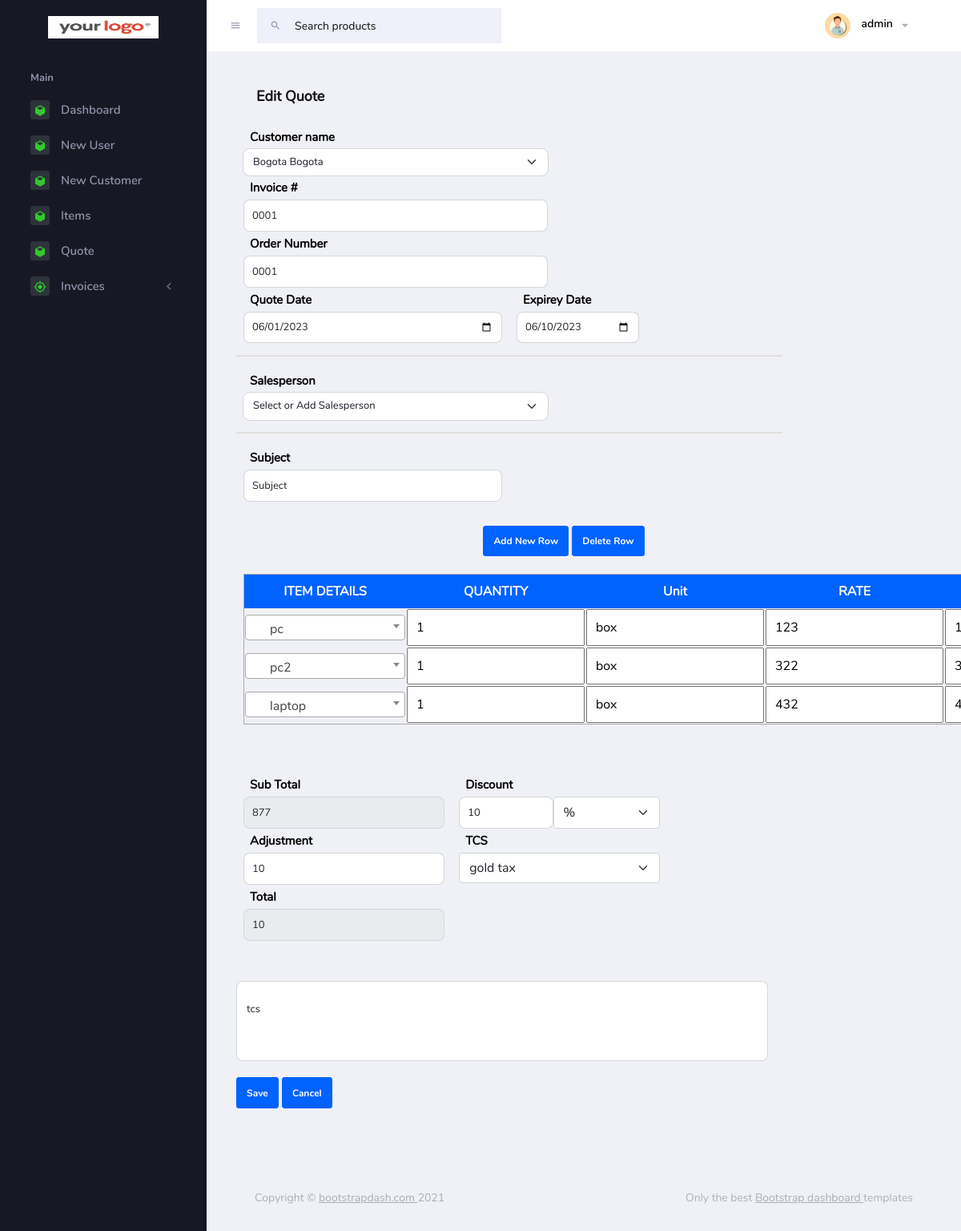
The app's page /pages/quote/editQuote.php?editQuote=1 (signed in) with its own data.
### tables this page shows
CREATE TABLE IF NOT EXISTS `dashboard2_quote` (
  `quote_id` int NOT NULL AUTO_INCREMENT,
  `user_id` int NOT NULL,
  `customerName` varchar(255) NOT NULL,
  `invoice` varchar(255) NOT NULL,
  `orderNumber` varchar(255) NOT NULL,
  `quoteDate` date NOT NULL,
  `expireyDate` date NOT NULL,
  `salesperson` varchar(255) NOT NULL,
  `subject` varchar(255) NOT NULL,
  `subTotal` varchar(255) NOT NULL,
  `Discount` varchar(255) NOT NULL,
  `discount2` varchar(255) NOT NULL,
  `Adjustment` varchar(255) NOT NULL,
  `TCS` varchar(255) NOT NULL,
  `total` varchar(255) NOT NULL,
  `termsAndConditions` varchar(255) NOT NULL,
  `items` json NOT NULL,
  `creation_Date` timestamp NOT NULL DEFAULT CURRENT_TIMESTAMP,
  PRIMARY KEY (`quote_id`)
);

### pages/quote/editQuote.php (the view, shortened to what this page needs)
<?php include('../common/header.php');
include('../database/dbconnect.php');
if (isset($_GET['editQuote'])) {
    $sno = $_GET['editQuote'];
    $sqlQuery = "SELECT * FROM `dashboard2_quote` WHERE quote_id = {$sno}";
    $result2 = mysqli_query($conn, $sqlQuery);
    $row2 = $result2->fetch_assoc();
    $jsonitems = $row2['items'];
    $objitems =  json_decode($jsonitems);
    $arrayitems = get_object_vars($objitems);
}
?>
<body>
    <div class="container-scroller">
        <?php include('../../pages/common/navbar.php'); ?>
        <div class="container-fluid page-body-wrapper">
            <?php include('../../pages/common/sidebar.php'); ?>
            <div class="main-panel">
                <div class="content-wrapper">
                    <div class="page-header">
                        <h3 class="page-title"> Edit Quote </h3>
                    </div>
                    <div class="f-row row">
                        <form class="row" action="../database/quote/editQuote.php?editQuote=<?php echo $sno; ?>" method="post">
                            <div class="col-md-7">
                                <label for="CustomerName" class="form-label">Customer name</label>
                                <select class="form-select form-control" name="CustomerName">
                                    <option selected value="<?php echo $row2["customerName"] ?>"><?php echo $row2["customerName"] ?></option>
                                </select>
                            </div>
                            <div class="col-md-7">
                                <label for="Invoice" class="form-label">Invoice #</label>
                                <input type="number" value="<?php echo $row2["invoice"] ?>" class="form-control" name="Invoice" required>
                            </div>
                            <div class="col-md-7">
                                <label for="OrderNumber" class="form-label">Order Number</label>
                                <input type="number" value="<?php echo $row2["orderNumber"] ?>" class="form-control" name="OrderNumber" require>
                            </div>
                            <div class="col-md-6">
                                <label for="QuoteDate" class="form-label">Quote Date</label>
                                <input type="date" value="<?php echo $row2["quoteDate"] ?>" class="form-control" name="QuoteDate">
                            </div>
                            <div class="col-md-3">
                                <label for="ExpireyDate" class="form-label">Expirey Date</label>
                                <input type="date" value="<?php echo $row2["expireyDate"] ?>" class="form-control" name="ExpireyDate">
                            </div>
                            <div class="btm-bdr"></div>
                            <div class="col-md-7">
                                <label for="Salesperson" class="form-label">Salesperson</label>
                                <select class="form-select form-control" name="Salesperson">
                                    <option disabled selected>Select or Add Salesperson</option>
                                </select>
                            </div>
                            <div class="btm-bdr"></div>
                            <div class="col-md-6">
                                <label for="Subject" class="form-label">Subject</label>
                                <input type="text" class="form-control" value="<?php echo $row2["subject"] ?>" name="Subject" placeholder="Let your customer know what this Invoice is for">
                            </div>
                            <div class="row">
                                <div class="col-lg-12 grid-margin stretch-card">
                                    <div class="card">
                                        <div id="container">
                                            <button type="button" class="btn btn-primary" onclick="Ajax()" id="Addline">Add New Row </button>
                                            <button type="button" class="btn btn-primary" onclick="deleteRow()">Delete Row </button>
                                            <br>
                                            <br>
                                            <table id="employee-table">
                                                <thead>
                                                    <tr>
                                                        <th>ITEM DETAILS
                                                        </th>
                                                        <th>QUANTITY
                                                        </th>
                                                        <th>Unit
                                                        </th>
                                                        <th>RATE
                                                        </th>
                                                        <th>AMOUNT
                                                        </th>
                                                    </tr>
                                                </thead>
                                                <tbody>
                                                    <?php
                                                    $x = 0;
                                                    foreach ($arrayitems['qty'] as  $value) {
                                                        echo '<tr class="listitems" id="itemId_'.($x+1).'">
                                                            <td>
                                                                <input type="hidden" value="'.$arrayitems["name"][$x].'" id="item_name_'.($x+1).'" name="name[]">
                                                                <select class="selItem" id="item_item_'.($x+1).'" style="width: 200px;">
                                                                    <option value="'.$arrayitems["name"][$x].'" selected="selected">'.$arrayitems["name"][$x].'</option>
                                                                </select>
                                                            </td>
                                                            <td><input onchange="calculate(this)" id="item_qty_'.($x+1).'" class="qty" name="qty[]" type="number" value="' . $value . '" name="qty"></td>
                                                            <td><input id="item_unit_'.($x+1).'" name="'.$arrayitems["unit"][$x].'" value="'.$arrayitems["unit"][$x].'" class="unit" readonly type="text" name="unit[]"></td>
                                                            <td><input onchange="calculate(this)" readonly name="'.$arrayitems["rate"][$x].'" value="'.$arrayitems["rate"][$x].'" id="item_rate_'.($x+1).'" class="rate" type="number" value="0" name="rate[]"></td>
                                                            <td><input onchange="calculate(this)" readonly name="'.$arrayitems["amount"][$x].'" value="'.$arrayitems["amount"][$x].'" id="item_amount_'.($x+1).'" class="amount" type="number"  name="amount[]"></td>
                                                            <td><input id="item_delete_'.($x+1).'" type="button" value="delete" onclick="deleteRow(this)" /></td>
                                                        </tr>';
                                                        $x++;
                                                    }
                                                    ?>
                                                </tbody>
                                            </table>
                                        </div>
                                    </div>
                                </div>
                                <div class="row">
                                    <div class="col-md-5">
                                        <label for="subTotal" class="form-label">Sub Total</label>
                                        <input type="text" id="Sub_Total" value="<?php echo $row2["subTotal"] ?>" name="subTotal" readonly onchange="calculate2(this)" class="form-control" placeholder="0.00">
                                    </div>
                                    <div class="col-md-5">
                                        <label for="Discount" class="form-label">Discount</label>
                                        <div class="d-flex">
                                            <input class="form-control" value="<?php echo $row2["Discount"] ?>" id="Discount" onchange="calculate2(this)" type="number" value="0" name="Discount">
                                            <select name="Discount2" id="selectTax" onchange="calculate2(this)" class="form-select">
                                                <?php
                                                if ($row["discount2"] == "%") {
                                                    echo '<option selected value="%">%</option>';
                                                } else {
                                                    echo '<option value="%">%</option>';
                                                }
                                                ?>
                                            </select>
                                        </div>
                                    </div>
                                </div>
                                <div class="row">
                                    <div class="col-md-5">
                                        <label for="Adjustment" class="form-label">Adjustment</label>
                                        <input type="text" id="Adjustment" value="<?php echo $row2["Adjustment"] ?>" name="Adjustment" onchange="calculate2(this)" class="form-control" placeholder="0.00">
                                    </div>
                                    <div class="col-md-5">
                                        <label for="TCS" class="form-label">TCS</label>
                                        <select name="TCS" class="form-select">
                                            <?php
                                            if ($row["TCS"] == "gold tax") {
                                                echo '<option selected value="gold tax">gold tax</option>';
                                            } else {
                                                echo '<option value="gold tax">gold tax</option>';
                                            }
                                            ?>
                                        </select>
                                    </div>
                                </div>
                                <div class="row">
                                    <div class="col-md-5">
                                        <label for="total" class="form-label">Total</label>
                                        <input type="text" value="<?php echo $row2["Adjustment"] ?>" id="total" onchange="calculate2(this)" name="total" readonly class="form-control" placeholder="0.00">
                                    </div>
                                </div>
                                <div class="file-up">
                                    <div class="row">
                                        <div class="col">
                                            <div class="form-floating">
                                                <textarea class="form-control" placeholder="Terms And Conditions" name="termsAndConditions" style="height: 100px"><?php echo $row2["termsAndConditions"] ?></textarea>
                                            </div>
                                        </div>
                                    </div>
                                    <div class="pd">
                                        <button name="createQuote" type="submit" class="btn btn-primary">Save</button>
                                        <button type="button" class="btn btn-primary">Cancel</button>
                                    </div>
                                </div>
                            </div>
                        </form>
                    </div>
                </div>
                <footer class="footer">
                    <div class="footer-inner-wraper">
                        <div class="d-sm-flex justify-content-center justify-content-sm-between py-2">
                            <span class="text-muted text-center text-sm-left d-block d-sm-inline-block">Copyright © <a href="https://www.bootstrapdash.com/" target="_blank">bootstrapdash.com </a>2021</span>
                            <span class="float-none float-sm-right d-block mt-1 mt-sm-0 text-center">Only the best <a href="https://www.bootstrapdash.com/" target="_blank"> Bootstrap dashboard </a> templates</span>
                        </div>
                    </div>
                </footer>
            </div>
        </div>
    </div>
</body>
</html>

### assets/css/style2.css (style rules this page uses)
a { color: black; }

### assets/css/custom_style.css (style rules this page uses)
:root { --dark-bg-color: #434343; --dark-text-color: #fff; }
input { padding: 10px !important; }
.form-label { margin-bottom: 0px; margin-right: 35px; }
label { color: #000; font-size: 15px; padding: 5px 8px; }
.form-control { border-radius: 8px; }
.f-row { display: flex; gap: 10px; max-width: 700px; }
.pd { padding: 20px 0px; }
.btm-bdr { height: 2px; background-color: #dfdfdf; margin: 15px 0px; }
.card table tr th { background-color: #0062ff; color: white; font-size: 16px; font-weight: bold; padding: 10px 0px; }
.form-label { font-weight: bold; }
#container { margin: 0 auto; width: 800px; text-align: center; background-color: #f0f1f6; padding: 30px 0px; font-style: normal; }
#employee-table { width: 800px; border: 1px solid #aaa; }
.file-up { padding: 50px 0px; }
html, body { margin: 0; padding: 0; height: 100%; width: 100%; }

### records on screen
dashboard2_quote: CustomerName "Bogota Bogota", Invoice "0001", OrderNumber "0001", QuoteDate "06/01/2023", ExpireyDate "06/10/2023", Subject "Subject", subTotal "877", Discount "10", Adjustment "10", total "10", termsAndConditions "tcs"

### other values on screen
$_SESSION['username'] "admin"
